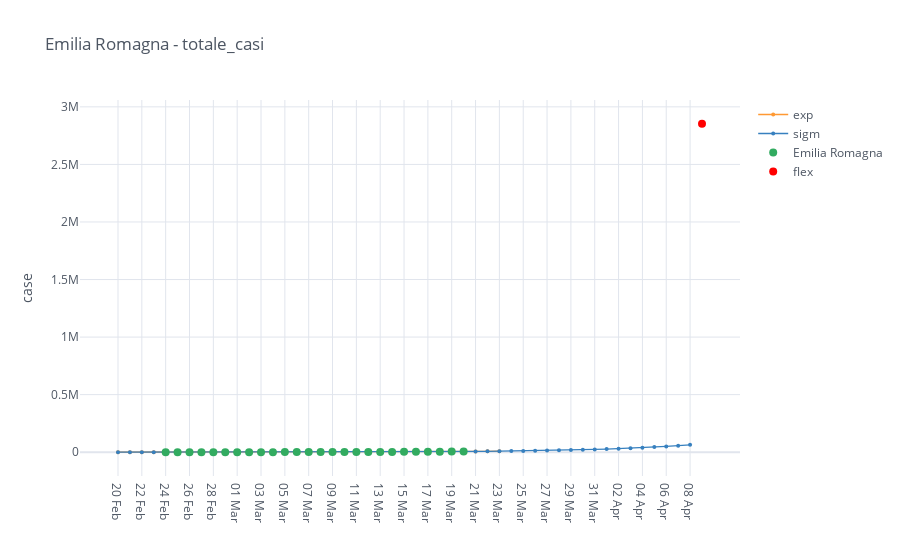

Notebook code cell kept with this figure:
### Code cell
category = 'totale_casi'
total_cases = io.italy_regions_filter_by_category(regions, category)

mpl.iplot_analysis_plot(total_cases, title=region+' - '+category, log_fitting=False)

### Figure 1 — Plotly figure (JSON) as saved in the notebook; plotly's stock layout.template omitted (floating-point values rounded to 4 significant figures)
{"data": [{"line": {"color": "rgba(255, 153, 51, 1.0)", "dash": "solid", "shape": "linear", "width": 1.3}, "marker": {"size": 4, "symbol": "circle"}, "mode": "lines+markers", "name": "exp", "text": "", "type": "scatter", "x": ["20 Feb", "21 Feb", "22 Feb", "23 Feb", "24 Feb", "25 Feb", "26 Feb", "27 Feb", "28 Feb", "29 Feb", "01 Mar", "02 Mar", "03 Mar", "04 Mar", "05 Mar", "06 Mar", "07 Mar", "08 Mar", "09 Mar", "10 Mar", "11 Mar", "12 Mar", "13 Mar", "14 Mar", "15 Mar", "16 Mar", "17 Mar", "18 Mar", "19 Mar", "20 Mar", "21 Mar", "22 Mar", "23 Mar", "24 Mar", "25 Mar", "26 Mar", "27 Mar", "28 Mar", "29 Mar", "30 Mar", "31 Mar", "01 Apr", "02 Apr", "03 Apr", "04 Apr", "05 Apr", "06 Apr", "07 Apr", "08 Apr"], "y": [-123.4, -100.7, -74.95, -45.85, -12.92, 24.34, 66.5, 114.2, 168.2, 229.3, 298.4, 376.6, 465.0, 565.2, 678.5, 806.6, 951.7, 1116.0, 1302.0, 1512.0, 1749.0, 2018.0, 2323.0, 2667.0, 3057.0, 3498.0, 3997.0, 4562.0, 5201.0, 5924.0, 6742.0, 7667.0, 8715.0, "", "", "", "", "", "", "", "", "", "", "", "", "", "", "", ""]}, {"line": {"color": "rgba(55, 128, 191, 1.0)", "dash": "solid", "shape": "linear", "width": 1.3}, "marker": {"size": 4, "symbol": "circle"}, "mode": "lines+markers", "name": "sigm", "text": "", "type": "scatter", "x": ["20 Feb", "21 Feb", "22 Feb", "23 Feb", "24 Feb", "25 Feb", "26 Feb", "27 Feb", "28 Feb", "29 Feb", "01 Mar", "02 Mar", "03 Mar", "04 Mar", "05 Mar", "06 Mar", "07 Mar", "08 Mar", "09 Mar", "10 Mar", "11 Mar", "12 Mar", "13 Mar", "14 Mar", "15 Mar", "16 Mar", "17 Mar", "18 Mar", "19 Mar", "20 Mar", "21 Mar", "22 Mar", "23 Mar", "24 Mar", "25 Mar", "26 Mar", "27 Mar", "28 Mar", "29 Mar", "30 Mar", "31 Mar", "01 Apr", "02 Apr", "03 Apr", "04 Apr", "05 Apr", "06 Apr", "07 Apr", "08 Apr"], "y": [-123.1, -100.4, -74.75, -45.68, -12.78, 24.45, 66.57, 114.2, 168.2, 229.2, 298.3, 376.5, 464.9, 565.0, 678.3, 806.5, 951.5, 1116.0, 1301.0, 1511.0, 1749.0, 2018.0, 2323.0, 2667.0, 3057.0, 3498.0, 3997.0, 4562.0, 5200.0, 5923.0, 6741.0, 7666.0, 8712.0, 9895.0, 11230.0, 12750.0, 14460.0, 16400.0, 18590.0, 21060.0, 23860.0, 27030.0, 30610.0, 34650.0, 39220.0, 44380.0, 50210.0, 56790.0, 64220.0]}, {"line": {"color": "rgba(50, 171, 96, 1.0)", "dash": "solid", "shape": "linear", "width": 1.3}, "marker": {"size": 8, "symbol": "circle"}, "mode": "markers", "name": "Emilia Romagna", "text": "", "type": "scatter", "x": ["20 Feb", "21 Feb", "22 Feb", "23 Feb", "24 Feb", "25 Feb", "26 Feb", "27 Feb", "28 Feb", "29 Feb", "01 Mar", "02 Mar", "03 Mar", "04 Mar", "05 Mar", "06 Mar", "07 Mar", "08 Mar", "09 Mar", "10 Mar", "11 Mar", "12 Mar", "13 Mar", "14 Mar", "15 Mar", "16 Mar", "17 Mar", "18 Mar", "19 Mar", "20 Mar", "21 Mar", "22 Mar", "23 Mar", "24 Mar", "25 Mar", "26 Mar", "27 Mar", "28 Mar", "29 Mar", "30 Mar", "31 Mar", "01 Apr", "02 Apr", "03 Apr", "04 Apr", "05 Apr", "06 Apr", "07 Apr", "08 Apr"], "y": ["", "", "", "", 18.0, 26.0, 47.0, 97.0, 145.0, 217.0, 285.0, 335.0, 420.0, 544.0, 698.0, 870.0, 1010.0, 1180.0, 1386.0, 1533.0, 1739.0, 1947.0, 2263.0, 2644.0, 3093.0, 3522.0, 3931.0, 4525.0, 5214.0, 5968.0, "", "", "", "", "", "", "", "", "", "", "", "", "", "", "", "", "", "", ""]}, {"marker": {"color": "rgba(255, 0, 0, 125)", "size": 8}, "mode": "markers", "name": "flex", "type": "scatter", "x": ["14 May"], "y": [2853000.0]}], "layout": {"legend": {"bgcolor": "#FFFFFF", "font": {"color": "#4D5663"}}, "paper_bgcolor": "#FFFFFF", "plot_bgcolor": "#FFFFFF", "title": {"font": {"color": "#4D5663"}, "text": "Emilia Romagna - totale_casi"}, "xaxis": {"gridcolor": "#E1E5ED", "showgrid": true, "tickfont": {"color": "#4D5663"}, "title": {"font": {"color": "#4D5663"}, "text": ""}, "zerolinecolor": "#E1E5ED"}, "yaxis": {"gridcolor": "#E1E5ED", "showgrid": true, "tickfont": {"color": "#4D5663"}, "title": {"font": {"color": "#4D5663"}, "text": "case"}, "zerolinecolor": "#E1E5ED"}}}
